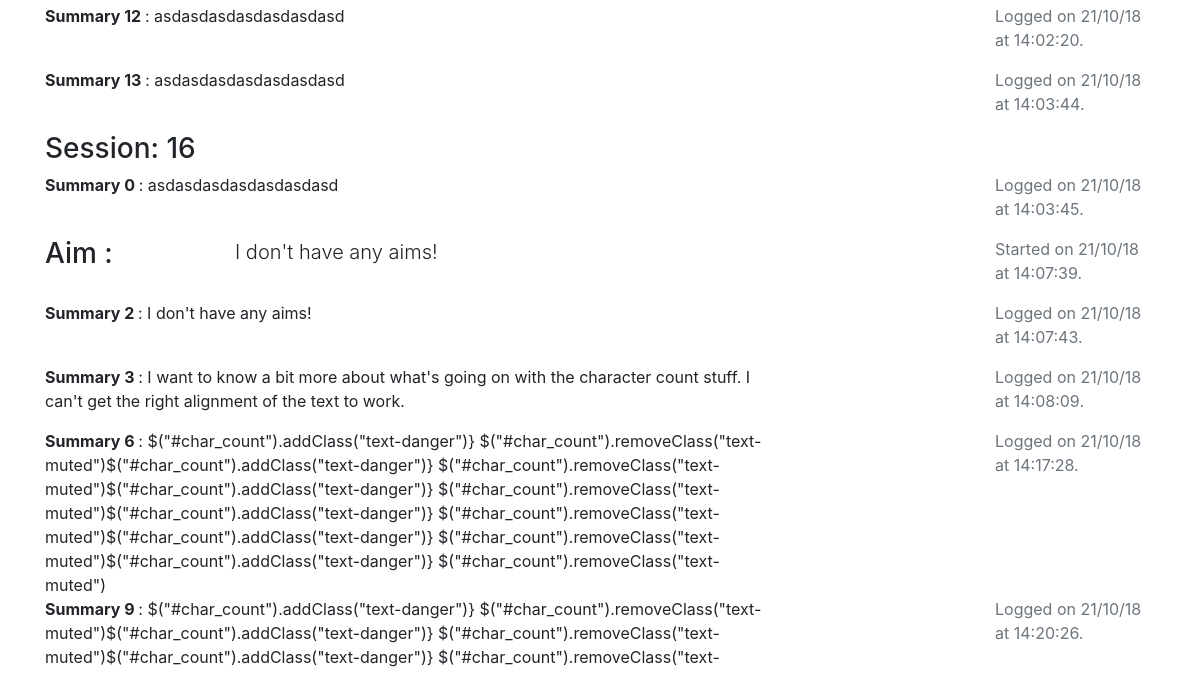
Page /notebank/Test project (signed in, lower part) on the earlier database version.
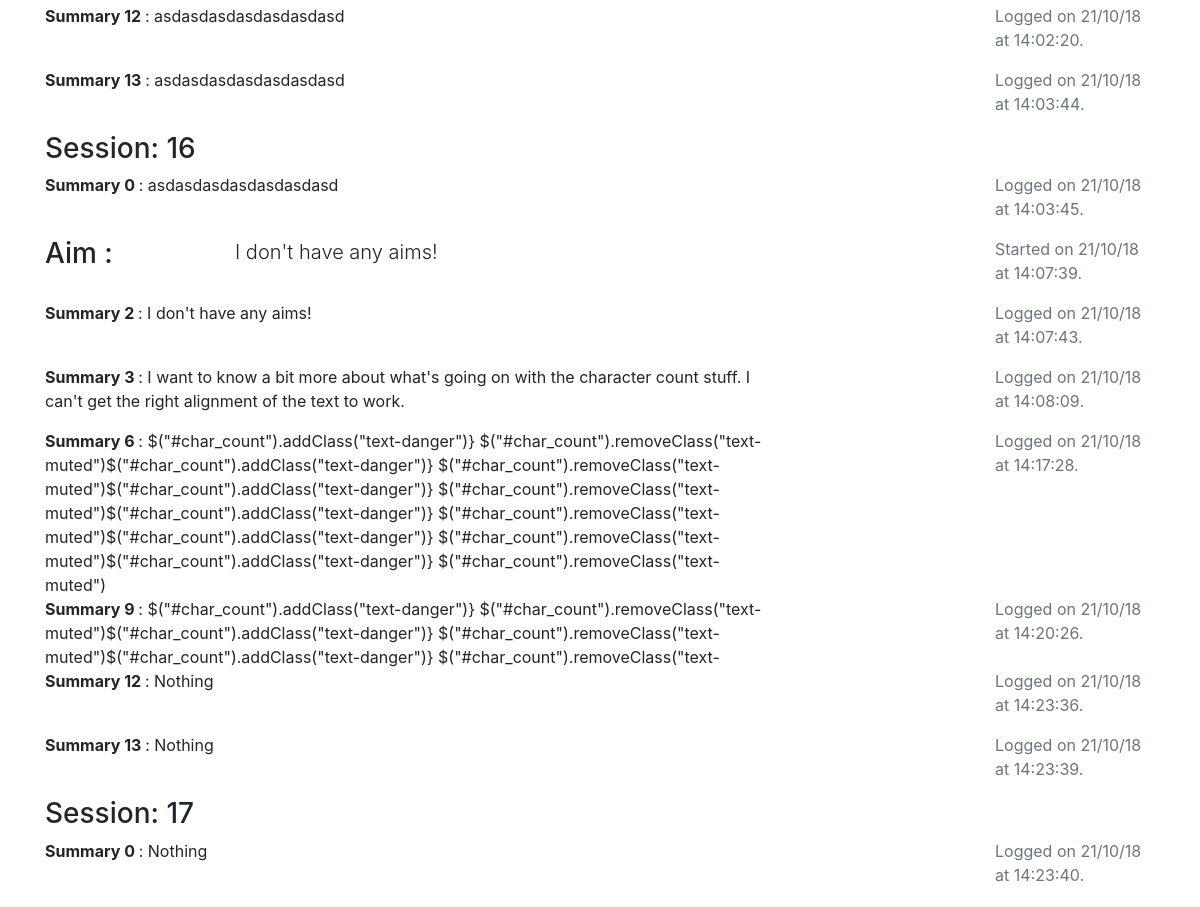
Same page on the later database version.
### app/models.py (models this page shows, shortened)
class Pomodoro(db.Model):
    id = db.Column(db.Integer, primary_key=True)
    session = db.Column(db.Integer) # groups aim/poms in same session together
    body = db.Column(db.String(420))
    is_aim = db.Column(db.Boolean)
    timestamp_start = db.Column(db.DateTime, index=True, default=datetime.utcnow)
    timestamp_end = db.Column(db.DateTime, index=True, default=datetime.utcnow)
    user_id = db.Column(db.Integer, db.ForeignKey('user.id'))
    project_id = db.Column(db.Integer, db.ForeignKey('project.id'))

### app/routes.py (the view)
@app.route("/notebank/<title>")
@login_required
def notebank(title):
    proj = Project.query.filter_by(user_id=current_user.id, title=title).first()
    poms = proj.pomodoros
    return render_template('notebank.html', project=proj, pomodoros=poms, title=proj.title)

### app/models.py (called while the page is built)
@login.user_loader
def load_user(id):
    return User.query.get(int(id))

### app/templates/notebank.html (shortened to what this page needs)
{% extends "base.html" %}
{% block app_content %}
{% for i in range(project.num_sessions) %}
  <h3>Session: {{i+1}} </h3>
  {% for j in range(pomodoros.filter_by(session=i+1).all() | length ) %}
  <div class="row">
  {% if pomodoros.filter_by(session=i+1)[j].body|length>0 %}
    {% if pomodoros.filter_by(session=i+1)[j].is_aim %}
    <div class="col-md-2"> <h3 class="d-inline">Aim :<h3></div>
      <div class="col-md-8"><p class="lead">{{ pomodoros.filter_by(session=i+1)[j].body }} </p></div>
      <div class="col-md-2"> <p class="text-muted">  Started on {{ pomodoros.filter_by(session=i+1)[j].timestamp_end.strftime('%d/%m/%y') }} at {{ pomodoros.filter_by(session=i+1)[j].timestamp_end.strftime('%H:%M:%S') }}.
      </p></div>
    {% else %}
    <div class="col-md-8">
      <p class="d-inline"><strong>Summary {{j}} </strong>: {{ pomodoros.filter_by(session=i+1)[j].body }}</p></div>
      <div class="col-md-2 offset-md-2"> <p class="text-muted">  Logged on {{ pomodoros.filter_by(session=i+1)[j].timestamp_end.strftime('%d/%m/%y') }} at {{ pomodoros.filter_by(session=i+1)[j].timestamp_end.strftime('%H:%M:%S') }}. </p></div>
        {% endif %}
      {% endif %}
    </div>
    {% endfor %}
  {% endfor %}
{% endblock %}

### app/templates/base.html (shortened to what this page needs)
<!DOCTYPE html>
<html lang="en">
  {% block head %}
      <link rel="stylesheet" href="https://use.fontawesome.com/releases/v5.4.1/css/all.css">
      <link rel= "stylesheet" type= "text/css" href= "{{ url_for('static', filename="css/bootstrap.min.css")}}">
      <link rel= "stylesheet" type= "text/css" href= "{{ url_for('static', filename="css/style.min.css")}}">
  {% endblock %}
</head>
<body>
{% block content %}
    <div class="container py-1">
      <div>
        {% block app_content %}
        {% endblock %}
        </div>
    </div>
{% endblock %}
</body>
</html>

Differences in the rows shown:
added Pomodoro: pomodoros.filter_by(session=i+1)[j].body "Nothing", filter_by "21/10/18", filter_by "14:23:36"
added Pomodoro: pomodoros.filter_by(session=i+1)[j].body "Nothing", filter_by "21/10/18", filter_by "14:23:39"
added Pomodoro: pomodoros.filter_by(session=i+1)[j].body "Nothing", filter_by "21/10/18", filter_by "14:23:40"
Other differences:
new list line: "Summary 12 : Logged on at . Summary 13 : Logged on at ."
new list line: "Session: 17 Summary 0 : Logged on at ."
